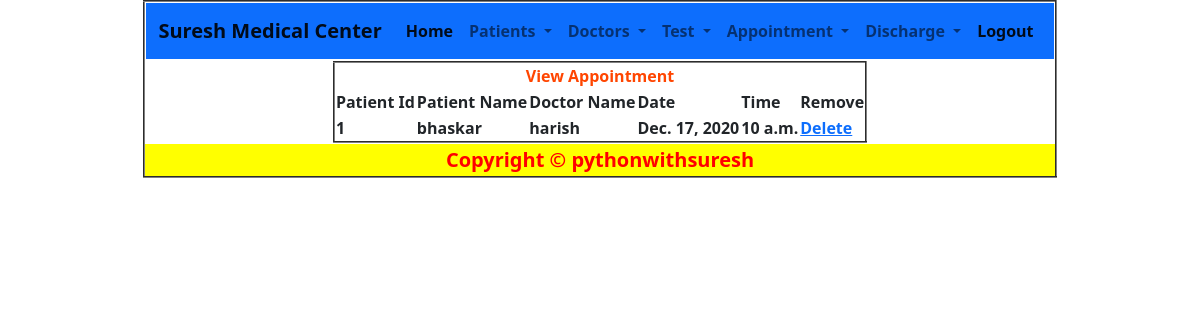
The app's page /viewapt/ with its own data.
### app/models.py (models this page shows, shortened)
class AppointmentModel(models.Model):
    Doctor=models.OneToOneField(DoctorModel,on_delete=models.CASCADE)
    Patient=models.OneToOneField(PatientModel,on_delete=models.CASCADE)
    Date=models.DateField()
    Time=models.TimeField()

class PatientModel(models.Model):
    Patient_id=models.AutoField(primary_key=True)
    Patient_name=models.CharField(max_length=30)
    CNIC=models.IntegerField(unique=True)
    Relative_Name=models.CharField(max_length=30)
    gender=models.CharField(max_length=30)
    Age=models.IntegerField()
    Mobile=models.IntegerField(unique=True)
    Address=models.CharField(max_length=30)

class DoctorModel(models.Model):
    Doctor_id=models.IntegerField(primary_key=True)
    Doctor_name=models.CharField(max_length=30)
    Mobile=models.IntegerField()
    OPT_Time=models.CharField(max_length=30)
    OPD_Days=models.CharField(max_length=30)
    Specialization=models.CharField(max_length=30)

### app/views.py (the view)
# urls.py: path('viewapt/',views.viewapt,name='viewapt'),
def viewapt(request):
    return render(request,'app/viewappointment.html',{"data":AppointmentModel.objects.all()})

### templates/app/viewappointment.html
{% extends 'common.html' %}
{% block suresh %}
    <table align="center" border="2">
    <tr>
        <th colspan="6" style="text-align: center;color: orangered">View Appointment</th>
    </tr>
    <tr>
        <th>Patient Id</th>
        <th>Patient Name</th>
        <th>Doctor Name</th>
        <th>Date</th>
        <th>Time</th>
        <th>Remove</th>
    </tr>
    {% for x in data %}
        <tr>
        <th>{{ x.Patient.Patient_id }}</th>
        <th>{{ x.Patient.Patient_name }}</th>
        <th>{{ x.Doctor.Doctor_name }}</th>
        <th>{{ x.Date }}</th>
        <th>{{ x.Time }}</th>
            <th><a href="{% url 'delapt' %}?x={{ x.Patient.Patient_id }}"> Delete</a></th>
        </tr>
    {% endfor %}
    </table>
{% endblock %}

### records on screen
AppointmentModel: Patient.Patient_id "1", Patient.Patient_name "bhaskar", Doctor.Doctor_name "harish", Date "Dec. 17, 2020", Time "10 a.m."
